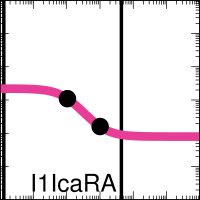

Here is the gnuplot script that generated this plot:

set output "SimAnnealing_1-alu_A000_xfer_model_I1_IcaRA.eps"
set terminal postscript eps enhanced color "Helvetica, 35" size 2,2
set logscale x
set logscale y
set lmargin screen 0.0
set rmargin screen 1.0
set tmargin screen 1.0
set bmargin screen 0.0
set size ratio 1.0
set border linewidth 2
set tics scale 2
set mxtics 10
set mytics 10
set key bottom left
set key samplen -1
set xrange [0.001:1000.0]
set yrange [0.001:1000.0]
set format y "10^{%L}"    
set format x "10^{%L}"    
set format x ""    
set xlabel '11001100'
set arrow from 0.0013,0.001 to 0.0013,1000.0 nohead lw 10 lt 2 lc rgb '#000000'
set arrow from 4.4,0.001 to 4.4,1000.0 nohead lw 10 lt 2 lc rgb '#000000'
ymin = 0.08
ymax = 2.2
K = 0.1
n = 1.4
set dummy x

plot ymin+(ymax-ymin)/(1.0+(x/K)**n) lw 25 lc rgb '#E83C96' title 'I1IcaRA',\
 "<echo '1 2'" using (0.105541491):(1.099999997660489)  with points pt 7 ps 4 lc rgb 'black' notitle,\
 "<echo '1 2'" using (1.010814719):(0.16000000004233117)  with points pt 7 ps 4 lc rgb 'black' notitle
